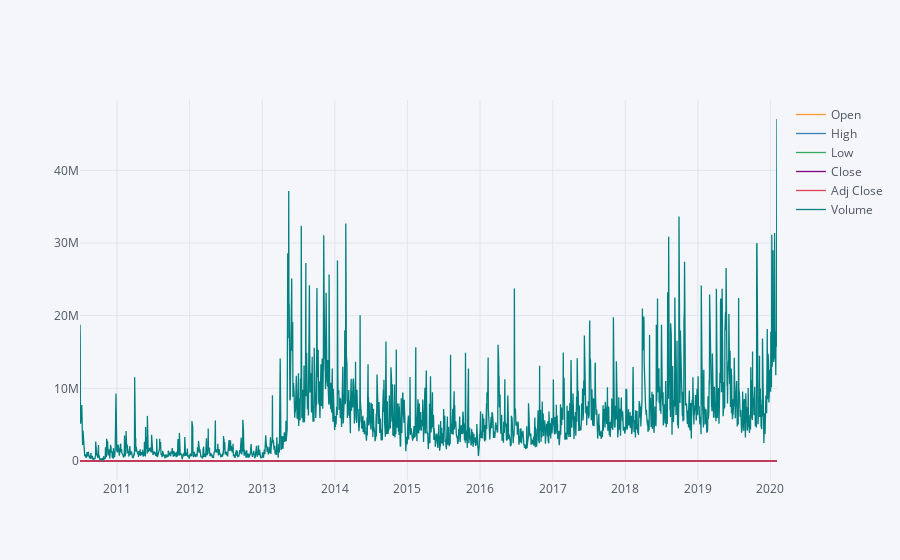

The notebook cell saved with this chart:
### Code cell
tesla_df.iplot()

### Figure 1 — Plotly figure (JSON) as saved in the notebook; plotly's stock layout.template omitted (floating-point values rounded to 4 significant figures; data arrays with more than 128 entries replaced by an {"elided": "..."} marker saying what was removed)
{"data": [{"line": {"color": "rgba(255, 153, 51, 1.0)", "dash": "solid", "shape": "linear", "width": 1.3}, "mode": "lines", "name": "Open", "text": "", "type": "scatter", "x": {"elided": "2416 str values"}, "y": {"elided": "2416 float values"}}, {"line": {"color": "rgba(55, 128, 191, 1.0)", "dash": "solid", "shape": "linear", "width": 1.3}, "mode": "lines", "name": "High", "text": "", "type": "scatter", "x": {"elided": "2416 str values"}, "y": {"elided": "2416 float values"}}, {"line": {"color": "rgba(50, 171, 96, 1.0)", "dash": "solid", "shape": "linear", "width": 1.3}, "mode": "lines", "name": "Low", "text": "", "type": "scatter", "x": {"elided": "2416 str values"}, "y": {"elided": "2416 float values"}}, {"line": {"color": "rgba(128, 0, 128, 1.0)", "dash": "solid", "shape": "linear", "width": 1.3}, "mode": "lines", "name": "Close", "text": "", "type": "scatter", "x": {"elided": "2416 str values"}, "y": {"elided": "2416 float values"}}, {"line": {"color": "rgba(219, 64, 82, 1.0)", "dash": "solid", "shape": "linear", "width": 1.3}, "mode": "lines", "name": "Adj Close", "text": "", "type": "scatter", "x": {"elided": "2416 str values"}, "y": {"elided": "2416 float values"}}, {"line": {"color": "rgba(0, 128, 128, 1.0)", "dash": "solid", "shape": "linear", "width": 1.3}, "mode": "lines", "name": "Volume", "text": "", "type": "scatter", "x": {"elided": "2416 str values"}, "y": {"elided": "2416 int values"}}], "layout": {"legend": {"bgcolor": "#F5F6F9", "font": {"color": "#4D5663"}}, "paper_bgcolor": "#F5F6F9", "plot_bgcolor": "#F5F6F9", "title": {"font": {"color": "#4D5663"}}, "xaxis": {"gridcolor": "#E1E5ED", "showgrid": true, "tickfont": {"color": "#4D5663"}, "title": {"font": {"color": "#4D5663"}, "text": ""}, "zerolinecolor": "#E1E5ED"}, "yaxis": {"gridcolor": "#E1E5ED", "showgrid": true, "tickfont": {"color": "#4D5663"}, "title": {"font": {"color": "#4D5663"}, "text": ""}, "zerolinecolor": "#E1E5ED"}}}
